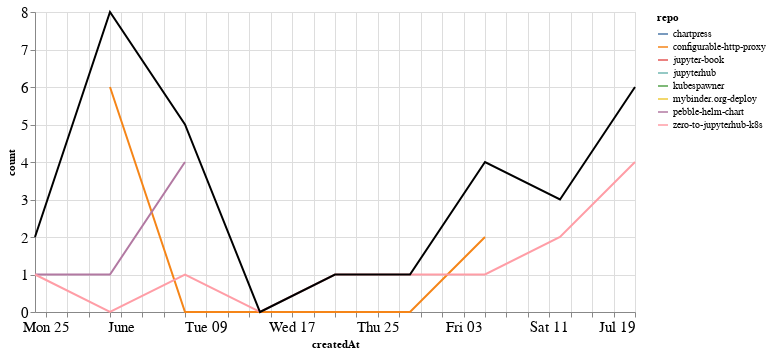

Source (notebook cell):
### Markdown cell above
## PRs

### Code cell
prs_time = prs.groupby('repo').resample('W', on='createdAt').count()['author'].reset_index()
prs_time = prs_time.rename(columns={'author': 'count'})
prs_time_total = prs_time.groupby('createdAt').agg({"count": "sum"}).reset_index()

ch1 = alt.Chart(prs_time, width=600).mark_line().encode(
    x='createdAt',
    y='count',
    color='repo',
    tooltip="repo"
)

ch2 = alt.Chart(prs_time_total, width=600).mark_line(color="black").encode(
    x='createdAt',
    y='count',
)

ch1 + ch2

### Figure 1 — Vega-Lite specification as saved in the notebook (floating-point values rounded to 4 significant figures)
{"config": {"axisLeft": {"labelFontSize": 15}, "axisBottom": {"labelFontSize": 15}}, "layer": [{"data": {"name": "data-ed7d7000507b0e50b8d17346194e2444"}, "mark": "line", "encoding": {"color": {"type": "nominal", "field": "repo"}, "tooltip": {"type": "nominal", "field": "repo"}, "x": {"type": "temporal", "field": "createdAt"}, "y": {"type": "quantitative", "field": "count"}}, "width": 600}, {"data": {"name": "data-1c2f2f807f87428ccab5c72727043988"}, "mark": {"type": "line", "color": "black"}, "encoding": {"x": {"type": "temporal", "field": "createdAt"}, "y": {"type": "quantitative", "field": "count"}}, "width": 600}], "$schema": "https://vega.github.io/schema/vega-lite/v4.8.1.json", "datasets": {"data-ed7d7000507b0e50b8d17346194e2444": [{"repo": "chartpress", "createdAt": "2020-07-19T00:00:00", "count": 1}, {"repo": "configurable-http-proxy", "createdAt": "2020-05-31T00:00:00", "count": 6}, {"repo": "configurable-http-proxy", "createdAt": "2020-06-07T00:00:00", "count": 0}, {"repo": "configurable-http-proxy", "createdAt": "2020-06-14T00:00:00", "count": 0}, {"repo": "configurable-http-proxy", "createdAt": "2020-06-21T00:00:00", "count": 0}, {"repo": "configurable-http-proxy", "createdAt": "2020-06-28T00:00:00", "count": 0}, {"repo": "configurable-http-proxy", "createdAt": "2020-07-05T00:00:00", "count": 2}, {"repo": "jupyter-book", "createdAt": "2020-07-12T00:00:00", "count": 1}, {"repo": "jupyterhub", "createdAt": "2020-07-05T00:00:00", "count": 1}, {"repo": "kubespawner", "createdAt": "2020-07-19T00:00:00", "count": 1}, {"repo": "mybinder.org-deploy", "createdAt": "2020-05-31T00:00:00", "count": 1}, {"repo": "pebble-helm-chart", "createdAt": "2020-05-24T00:00:00", "count": 1}, {"repo": "pebble-helm-chart", "createdAt": "2020-05-31T00:00:00", "count": 1}, {"repo": "pebble-helm-chart", "createdAt": "2020-06-07T00:00:00", "count": 4}, {"repo": "zero-to-jupyterhub-k8s", "createdAt": "2020-05-24T00:00:00", "count": 1}, {"repo": "zero-to-jupyterhub-k8s", "createdAt": "2020-05-31T00:00:00", "count": 0}, {"repo": "zero-to-jupyterhub-k8s", "createdAt": "2020-06-07T00:00:00", "count": 1}, {"repo": "zero-to-jupyterhub-k8s", "createdAt": "2020-06-14T00:00:00", "count": 0}, {"repo": "zero-to-jupyterhub-k8s", "createdAt": "2020-06-21T00:00:00", "count": 1}, {"repo": "zero-to-jupyterhub-k8s", "createdAt": "2020-06-28T00:00:00", "count": 1}, {"repo": "zero-to-jupyterhub-k8s", "createdAt": "2020-07-05T00:00:00", "count": 1}, {"repo": "zero-to-jupyterhub-k8s", "createdAt": "2020-07-12T00:00:00", "count": 2}, {"repo": "zero-to-jupyterhub-k8s", "createdAt": "2020-07-19T00:00:00", "count": 4}], "data-1c2f2f807f87428ccab5c72727043988": [{"createdAt": "2020-05-24T00:00:00", "count": 2}, {"createdAt": "2020-05-31T00:00:00", "count": 8}, {"createdAt": "2020-06-07T00:00:00", "count": 5}, {"createdAt": "2020-06-14T00:00:00", "count": 0}, {"createdAt": "2020-06-21T00:00:00", "count": 1}, {"createdAt": "2020-06-28T00:00:00", "count": 1}, {"createdAt": "2020-07-05T00:00:00", "count": 4}, {"createdAt": "2020-07-12T00:00:00", "count": 3}, {"createdAt": "2020-07-19T00:00:00", "count": 6}]}}
